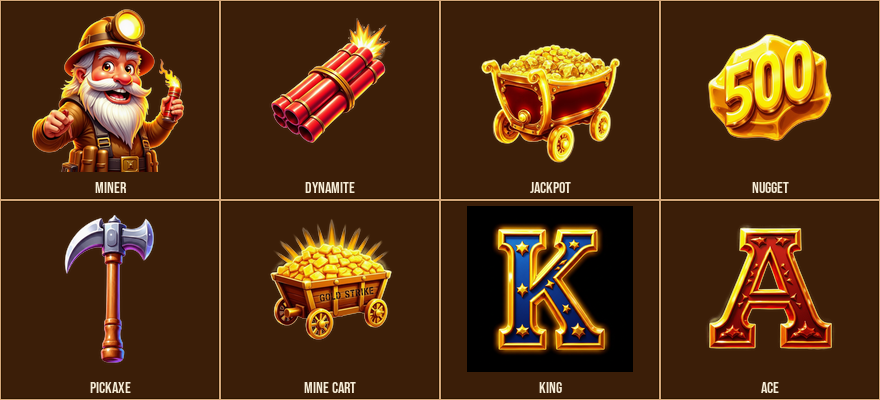

This figure's Python source:
"""
Render a static preview of how the symbol assets will look composited into the
in-game reel cells.  Mirrors the renderer's cell sizing (110x100, deep brown
background) so the output is a faithful approximation of the live game.

Outputs: tools/preview_reel.png
"""
from __future__ import annotations
import os
from PIL import Image, ImageDraw, ImageFont

HERE = os.path.dirname(os.path.dirname(os.path.abspath(__file__)))
SYM_DIR = os.path.join(HERE, "assets", "symbols")
OUT_PATH = os.path.join(os.path.dirname(os.path.abspath(__file__)), "preview_reel.png")

CELL_W, CELL_H = 220, 200
COLS, ROWS = 4, 2  # 8 symbols
PAD = 8
BG_DEEP_BROWN = (59, 30, 8, 255)
BG_WARM_TAN = (210, 166, 121, 255)
BORDER_DARK = (42, 20, 0, 255)
LABEL_COLOR = (245, 236, 215, 255)

ENTRIES = [
    ("Miner",     "wild_miner.png"),
    ("Dynamite",  "scatter_dynamite.png"),
    ("Jackpot",   "jackpot_cart.png"),
    ("Nugget",    "gold_nugget.png"),
    ("Pickaxe",   "pickaxe.png"),
    ("Mine Cart", "mine_cart.png"),
    ("King",      "card_k.png"),
    ("Ace",       "card_a.png"),
]


def find_font(size: int) -> ImageFont.ImageFont:
    candidates = [
        r"C:\Windows\Fonts\RobotoSlab-Bold.ttf",
        r"C:\Windows\Fonts\BebasNeue-Regular.ttf",
        r"C:\Windows\Fonts\arialbd.ttf",
        r"C:\Windows\Fonts\arial.ttf",
    ]
    for c in candidates:
        if os.path.exists(c):
            return ImageFont.truetype(c, size)
    return ImageFont.load_default()


def main() -> None:
    grid_w = COLS * CELL_W
    grid_h = ROWS * CELL_H
    img = Image.new("RGBA", (grid_w, grid_h), BG_WARM_TAN)
    draw = ImageDraw.Draw(img)
    font = find_font(16)

    for i, (label, filename) in enumerate(ENTRIES):
        col = i % COLS
        row = i // COLS
        x = col * CELL_W
        y = row * CELL_H

        # Cell background
        draw.rectangle([x + 1, y + 1, x + CELL_W - 2, y + CELL_H - 2], fill=BG_DEEP_BROWN, outline=BORDER_DARK)

        # Symbol image, fit with label space at the bottom
        sym_path = os.path.join(SYM_DIR, filename)
        if os.path.exists(sym_path):
            sym = Image.open(sym_path).convert("RGBA")
            pad_top, pad_bottom = 6, 28
            max_w = CELL_W - 16
            max_h = CELL_H - pad_top - pad_bottom
            fit = min(max_w / sym.width, max_h / sym.height)
            new_size = (int(sym.width * fit), int(sym.height * fit))
            sym = sym.resize(new_size, Image.LANCZOS)
            sx = x + (CELL_W - new_size[0]) // 2
            sy = y + pad_top + (max_h - new_size[1]) // 2
            img.paste(sym, (sx, sy), sym)

        # Label
        tw = draw.textlength(label.upper(), font=font)
        draw.text((x + (CELL_W - tw) / 2, y + CELL_H - 22), label.upper(), font=font, fill=LABEL_COLOR)

    img.save(OUT_PATH)
    print(f"Wrote {OUT_PATH}  ({grid_w}x{grid_h})")


if __name__ == "__main__":
    main()
